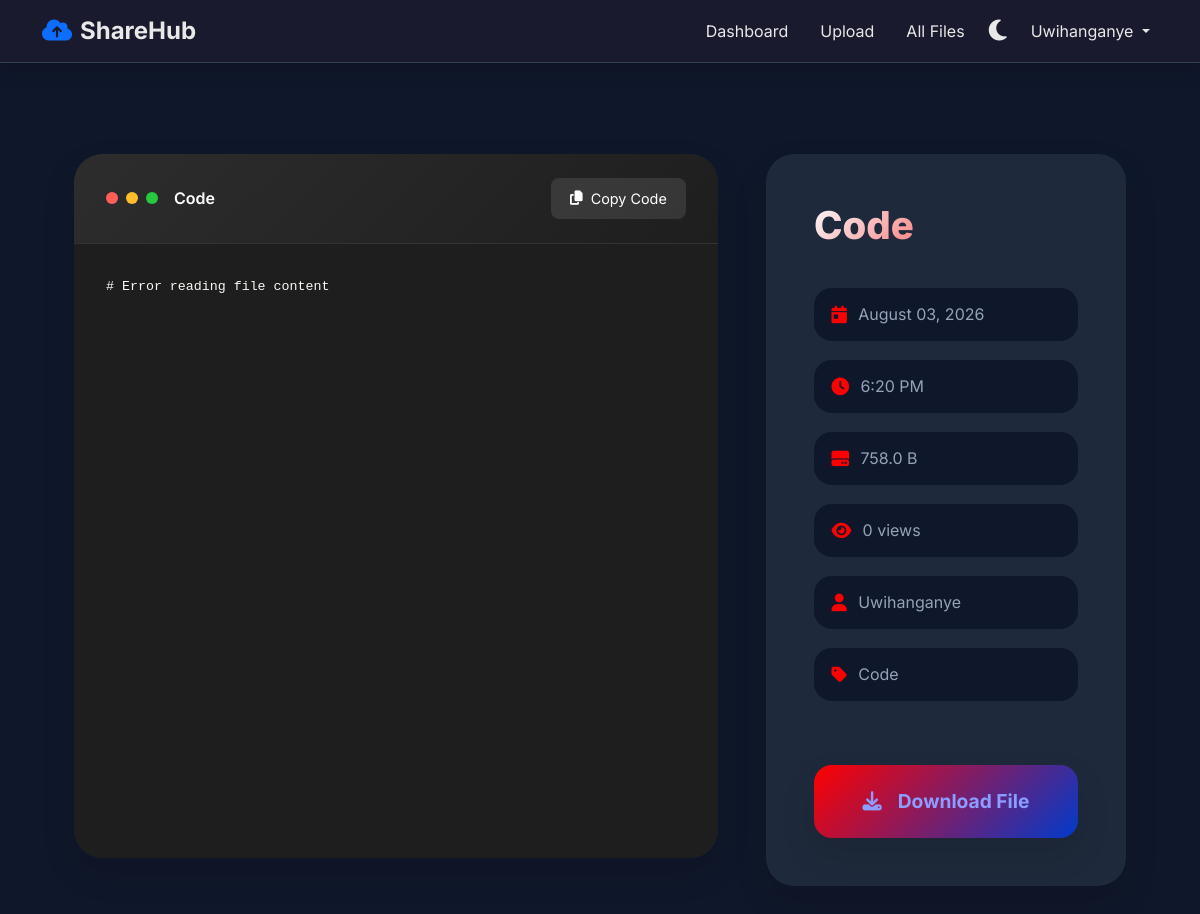
The app's page /view/28/ (signed in) with its own data.
### home/models.py (models this page shows, shortened)
class File(models.Model):
    name = models.CharField(max_length=255)
    file = models.FileField(upload_to='uploads/')
    uploaded_by = models.ForeignKey(User, on_delete=models.CASCADE)
    upload_date = models.DateTimeField(auto_now_add=True)
    description = models.TextField(blank=True, null=True)
    file_type = models.CharField(max_length=50, blank=True, null=True)
    file_size = models.BigIntegerField(default=0)
    views = models.PositiveIntegerField(default=0)
    downloads = models.PositiveIntegerField(default=0)
    shares = models.PositiveIntegerField(default=0)
    def format_file_size(self):
        size = self.file_size
        for unit in ['B', 'KB', 'MB', 'GB', 'TB']:
            if size < 1024.0:
                return f"{size:.1f} {unit}"
            size /= 1024.0
        return f"{size:.1f} PB"

### home/views.py (the view)
# urls.py: path('view/<int:file_id>/', view_file, name='view_file'),
@login_required
def view_file(request, file_id):
    file = get_object_or_404(File, id=file_id)
    if request.user != file.uploaded_by:
        file.views += 1
        file.save(update_fields=['views'])
    file.likes_count = Like.objects.filter(file=file, is_like=True).count()
    file.dislikes_count = Like.objects.filter(file=file, is_like=False).count()
    file.user_liked = Like.objects.filter(file=file, user=request.user, is_like=True).exists()
    file.user_disliked = Like.objects.filter(file=file, user=request.user, is_like=False).exists()
    code_content = None
    if file.file_type == 'code':
        try:
            file.file.seek(0)
            raw = file.file.read()
            code_content = raw.decode('utf-8', errors='replace')
        except:
            code_content = "# Error reading file content"
    return render(request, 'home/view_file.html', {
        'file': file,
        'file_type': file.file_type,
        'code_content': code_content,
    })

### home/templatetags/file_extras.py (called while the page is built)
@register.filter
def in_list(value, arg):
    if not value or not arg:
        return False
    items = [item.strip() for item in arg.split(',')]
    return str(value) in items

### home/templates/home/view_file.html (shortened to what this page needs)
{% extends 'home/base.html' %}
{% load file_extras %}
{% block content %}
{% if file.file_type == 'code' %}
<link rel="stylesheet" href="https://cdnjs.cloudflare.com/ajax/libs/highlight.js/11.9.0/styles/vs2015.min.css">
{% endif %}
<div class="viewer-container">
    <div class="preview-card">
        {% if file.file_type == 'image' %}
            <div class="image-viewer">
                <img src="{{ file.file.url }}" alt="{{ file.name }}" id="imageElement">
                <div class="image-controls">
                    <button class="img-control-btn" id="zoomBtn" title="Zoom">
                        <i class="fas fa-search-plus"></i>
                    </button>
                    <button class="img-control-btn" id="downloadImgBtn" title="Download">
                        <i class="fas fa-download"></i>
                    </button>
                    <button class="img-control-btn" id="fullscreenBtn" title="Fullscreen">
                        <i class="fas fa-expand"></i>
                    </button>
                </div>
            </div>
            <script>
                const img = document.getElementById('imageElement');
                const zoomBtn = document.getElementById('zoomBtn');
                const fullscreenBtn = document.getElementById('fullscreenBtn');
                const downloadImgBtn = document.getElementById('downloadImgBtn');
                const imageViewer = document.querySelector('.image-viewer');
                zoomBtn.addEventListener('click', () => {
                    img.classList.toggle('zoomed');
                    zoomBtn.querySelector('i').classList.toggle('fa-search-plus');
                    zoomBtn.querySelector('i').classList.toggle('fa-search-minus');
                });
                img.addEventListener('click', () => {
                    img.classList.toggle('zoomed');
                });
                fullscreenBtn.addEventListener('click', () => {
                    if (imageViewer.requestFullscreen) {
                        imageViewer.requestFullscreen();
                    }
                });
                downloadImgBtn.addEventListener('click', () => {
                    window.location.href = '{% url "download_file" file.id %}';
                });
            </script>
        {% elif file.file_type == 'code' %}
            <div class="code-viewer">
                <div class="code-header">
                    <div class="code-title">
                        <div class="code-dots">
                            <span class="code-dot red"></span>
                            <span class="code-dot yellow"></span>
                            <span class="code-dot green"></span>
                        </div>
                        <span class="code-filename">{{ file.name }}</span>
                    </div>
                    <button class="copy-code-btn" id="copyCodeBtn">
                        <i class="fas fa-copy"></i>
                        <span>Copy Code</span>
                    </button>
                </div>
                <div class="code-content">
                    <pre><code id="codeContent">{{ code_content|default:"# Unable to display file content" }}</code></pre>
                </div>
            </div>
        {% endif %}
    </div>
    <div class="info-card">
        <div>
            <h1>{{ file.name }}</h1>
        </div>
        <div class="meta-grid">
            <div class="meta-item"><i class="fas fa-calendar-day"></i> {{ file.upload_date|date:"F d, Y" }}</div>
            <div class="meta-item"><i class="fas fa-clock"></i> {{ file.upload_date|date:"g:i A" }}</div>
            <div class="meta-item"><i class="fas fa-hdd"></i> {{ file.format_file_size }}</div>
            <div class="meta-item"><i class="fas fa-eye"></i> {{ file.views }} views</div>
            <div class="meta-item"><i class="fas fa-user"></i> {{ file.uploaded_by.username }}</div>
            <div class="meta-item"><i class="fas fa-tag"></i> {{ file.file_type|title }}</div>
        </div>
        <div class="download-action">
            <a href="{% url 'download_file' file.id %}" class="btn-download">
                <i class="fas fa-download"></i> Download File
            </a>
        </div>
    </div>
</div>
{% endblock %}

### backup/templates/home/base.html (shortened to what this page needs)
<!DOCTYPE html>
<html lang="en">
<head>
    <link href="https://cdn.jsdelivr.net/npm/bootstrap@5.3.3/dist/css/bootstrap.min.css" rel="stylesheet">
    <link href="https://cdnjs.cloudflare.com/ajax/libs/font-awesome/6.5.2/css/all.min.css" rel="stylesheet">
</head>
<body data-theme="dark">
    <nav class="navbar navbar-expand-lg fixed-top">
        <div class="container">
            <a class="navbar-brand fw-bold fs-4" href="{% if user.is_authenticated %}{% url 'dashboard' %}{% else %}{% url 'login' %}{% endif %}">
                <i class="fas fa-cloud-upload-alt text-primary me-2"></i>ShareHub
            </a>
            <div class="collapse navbar-collapse" id="navbarNav">
                <ul class="navbar-nav ms-auto align-items-center gap-3">
                    {% if user.is_authenticated %}
                        <li class="nav-item"><a class="nav-link" href="{% url 'dashboard' %}">Dashboard</a></li>
                        <li class="nav-item"><a class="nav-link" href="{% url 'upload' %}">Upload</a></li>
                        <li class="nav-item"><a class="nav-link" href="{% url 'all_files' %}">All Files</a></li>
                        <li class="nav-item">
                            <span class="theme-toggle" onclick="toggleTheme()">
                                <i class="fas fa-moon" id="theme-icon"></i>
                            </span>
                        </li>
                        <li class="nav-item dropdown">
                            <a class="nav-link dropdown-toggle" href="#" data-bs-toggle="dropdown">
                                {{ user.username }}
                            </a>
                        </li>
                    {% else %}
                        <li class="nav-item"><a class="nav-link btn btn-outline-light px-4" href="{% url 'login' %}">Login</a></li>
                        <li class="nav-item"><a class="nav-link btn btn-light text-dark px-4" href="{% url 'register' %}">Sign Up</a></li>
                    {% endif %}
                </ul>
            </div>
        </div>
    </nav>
    <div class="main-container container">
        {% block content %}{% endblock %}
    </div>
</body>
</html>

### backup/templates/home/base.html (style rules this page uses)
:root { --bg: #0f0f0f; --navbar: #1a1a2e; --text: #e8e8e8; --muted: #aaaaaa; --card: rgba(255, 255, 255, 0.08); --border: rgba(255, 255, 255, 0.12); --link: #8b9eff; }
body { font-family: 'Inter', sans-serif; background: var(--bg); color: var(--text) !important; min-height: 100vh; margin: 0; transition: all 0.3s ease; }
.navbar { background: var(--navbar) !important; border-bottom: 1px solid var(--border); box-shadow: 0 4px 20px rgba(0,0,0,0.15); }
.navbar .navbar-brand, .navbar .nav-link, .navbar .dropdown-item, .navbar .btn { color: var(--text) !important; }
a { color: var(--link) !important; }
.main-container { padding-top: 90px; }
.theme-toggle { cursor: pointer; font-size: 1.5rem; }

### records on screen
File: name "Code", upload_date "August 03, 2026", upload_date "6:20 PM", format_file_size "758.0 B", views "0", uploaded_by.username "Uwihanganye", file_type "Code"

### other values on screen
{{ user.username }} "Uwihanganye"
{{ code_content|default:"# Unable to display file content" }} "# Error reading file content"
